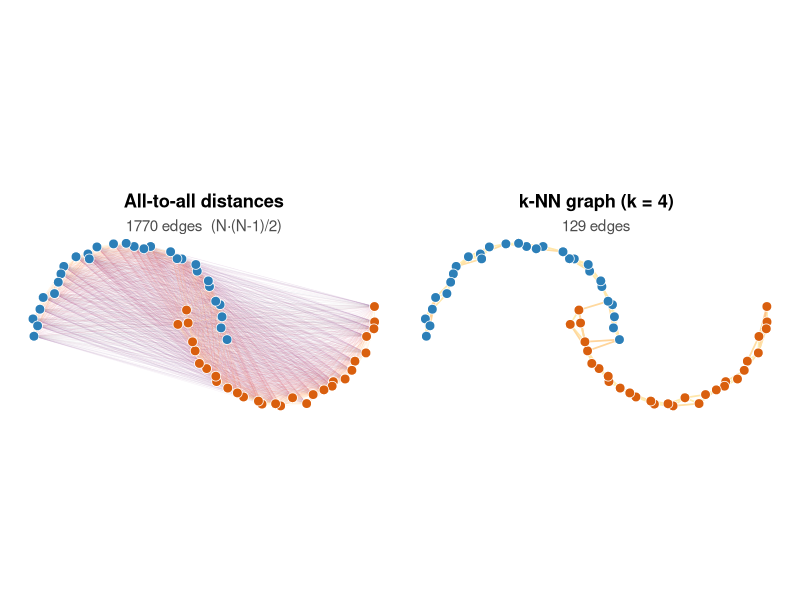
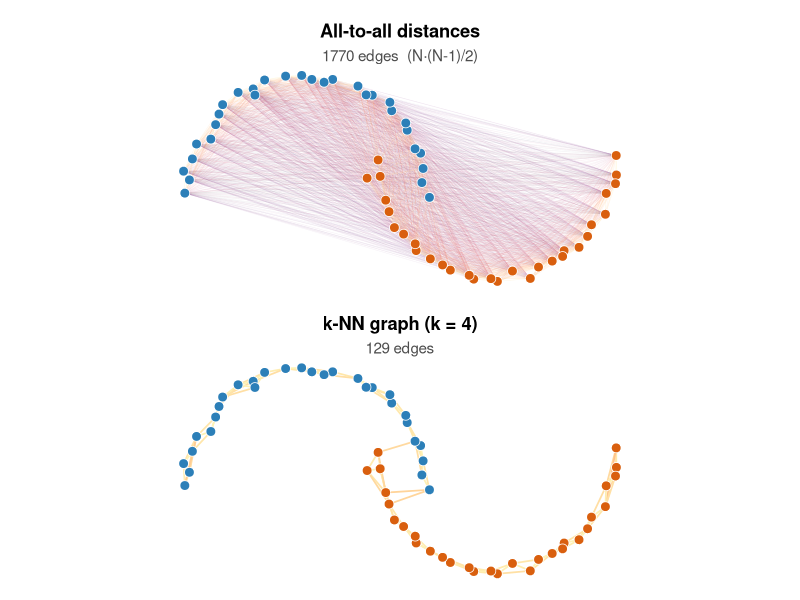

Source code (R) for these figures, in order:
library(ggplot2)
library(patchwork)


################################################################################
###### Illustrative figure: all-to-all vs kNN graph on a 2D manifold ###########
################################################################################

set.seed(42)

#### Two arcs that share a 2D embedding — topology = "two curves".
n_per <- 30
t1 <- seq(0, pi, length.out = n_per)
t2 <- seq(0, pi, length.out = n_per)

arc1 <- data.frame(x = cos(t1),         y = sin(t1),         group = "A")
arc2 <- data.frame(x = cos(t2) + 1.6,   y = -sin(t2) + 0.3,  group = "B")

pts <- rbind(arc1, arc2)
pts$x <- pts$x + rnorm(nrow(pts), sd = 0.03)
pts$y <- pts$y + rnorm(nrow(pts), sd = 0.03)
pts$id <- seq_len(nrow(pts))
N <- nrow(pts)

D <- as.matrix(dist(pts[, c("x", "y")]))


#### All-to-all edges
all_edges <- expand.grid(i = 1:N, j = 1:N)
all_edges <- all_edges[all_edges$i < all_edges$j, ]
all_edges$dist <- D[cbind(all_edges$i, all_edges$j)]
all_edges$x    <- pts$x[all_edges$i]
all_edges$y    <- pts$y[all_edges$i]
all_edges$xend <- pts$x[all_edges$j]
all_edges$yend <- pts$y[all_edges$j]


#### kNN edges (k nearest neighbours per node, mutual-or-not)
k <- 4
knn_pairs <- list()
for (i in seq_len(N)) {
  nn <- order(D[i, ])[2:(k + 1)]   # skip self
  for (j in nn) {
    a <- min(i, j); b <- max(i, j)
    knn_pairs[[length(knn_pairs) + 1]] <- c(a, b)
  }
}
knn_df <- unique(do.call(rbind, knn_pairs))
knn_df <- data.frame(i = knn_df[, 1], j = knn_df[, 2])
knn_df$dist <- D[cbind(knn_df$i, knn_df$j)]
knn_df$x    <- pts$x[knn_df$i]
knn_df$y    <- pts$y[knn_df$i]
knn_df$xend <- pts$x[knn_df$j]
knn_df$yend <- pts$y[knn_df$j]


cat("Points:", N, "\n")
cat("All-to-all edges:", nrow(all_edges), "\n")
cat("kNN edges (k=", k, "): ", nrow(knn_df), "\n", sep = "")


#### Common aesthetic
base_theme <- theme_void(base_size = 11) +
  theme(plot.title    = element_text(hjust = 0.5, face = "bold"),
        plot.subtitle = element_text(hjust = 0.5, color = "grey30"),
        legend.position = "none",
        plot.margin = margin(6, 6, 6, 6))

dist_range <- range(c(all_edges$dist, knn_df$dist))

p1 <- ggplot() +
  geom_segment(data = all_edges,
               aes(x = x, y = y, xend = xend, yend = yend, color = dist, alpha = 1 / (dist + 0.1)),
               linewidth = 0.2) +
  geom_point(data = pts, aes(x = x, y = y, fill = group),
             shape = 21, size = 3, stroke = 0.4, color = "white") +
  scale_color_viridis_c(option = "magma", direction = -1, limits = dist_range) +
  scale_alpha(range = c(0.05, 0.6)) +
  scale_fill_manual(values = c(A = "#2c7fb8", B = "#d95f0e")) +
  coord_equal() +
  labs(title = "All-to-all distances",
       subtitle = sprintf("%d edges  (N·(N-1)/2)", nrow(all_edges))) +
  base_theme

p2 <- ggplot() +
  geom_segment(data = knn_df,
               aes(x = x, y = y, xend = xend, yend = yend, color = dist),
               linewidth = 0.6) +
  geom_point(data = pts, aes(x = x, y = y, fill = group),
             shape = 21, size = 3, stroke = 0.4, color = "white") +
  scale_color_viridis_c(option = "magma", direction = -1, limits = dist_range) +
  scale_fill_manual(values = c(A = "#2c7fb8", B = "#d95f0e")) +
  coord_equal() +
  labs(title = sprintf("k-NN graph (k = %d)", k),
       subtitle = sprintf("%d edges", nrow(knn_df))) +  #  —  topology preserved
  base_theme


fig <- p1 + p2 + plot_layout(ncol = 2)

dir.create("plots", showWarnings = FALSE)
#out_svg <- "plots/knn_vs_full.svg"
out_png <- "plots/knn_vs_full.png"
#ggsave(out_svg, fig, width = 9, height = 4.5)
ggsave(out_png, fig, width = 9, height = 4.5, dpi = 150)


############


fig <- p1 + p2 + plot_layout(ncol = 1)

dir.create("plots", showWarnings = FALSE)
out_png <- "plots/knn_vs_full.png"
ggsave(out_png, fig, width = 4.5, height = 9, dpi = 150)
